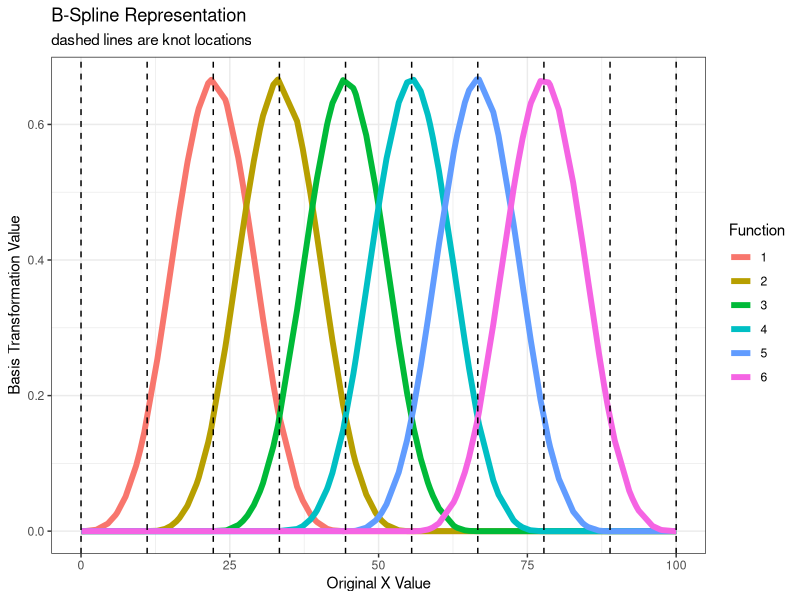

This chart was generated by the following R code:
## ---- chunk 1
knitr::opts_chunk$set(fig.width = 5, fig.height = 3.2, dpi = 200)
## ---- chunk 2
library(ggplot2)
library(dplyr)
library(tidyr)
x <- 1:100 + rnorm(100)
k <- seq(0, 100, length.out = 10)

print(x)
print(k)

bspline <- function(x, k, i, m = 2){
  ## Evaluate ith B-spline basis function of order m at the
  ## values in x, given knot locations in k
  if(m == -1){
    res <- as.numeric(x < k[i + 1] & x >= k[i])
  } else {
    z0 <- (x - k[i]) / (k[i + m + 2] - k[i + 1])
    z1 <- (k[i + m + 2] - x) / (k[i + m + 2] - k[i + 1])
    res <- z0 * bspline(x, k, i, m - 1) + z1 * bspline(x, k, i + 1, m - 1)
  }
  return(res)
}


spline_basis <- vapply(1:6, function(i, x_ = x, k_ = k) bspline(x = x_, k = k_, i = i), numeric(100))
spline_basis_df <- data.frame(spline_basis, stringsAsFactors = F)
names(spline_basis_df) <- as.character(seq_len(ncol(spline_basis)))
spline_basis_df$X <- x
  
spline_basis_df %>%
  gather(Function, Value, -X) %>%
  ggplot(aes(x = X, y = Value, color = Function)) + 
  geom_line(size = 2) +
  geom_vline(aes(xintercept = loc), data = data_frame(loc = k), linetype = "dashed") +
  ggtitle("B-Spline Representation", "dashed lines are knot locations") +
  theme_bw() +
  xlab("Original X Value") +
  ylab("Basis Transformation Value")
## ---- chunk 3
knitr::kable(head(spline_basis_df), align = "c")
## ---- chunk 4
k <- 6
P <- diff(diag(k), differences = 1)
S <- t(P) %*% P
S
